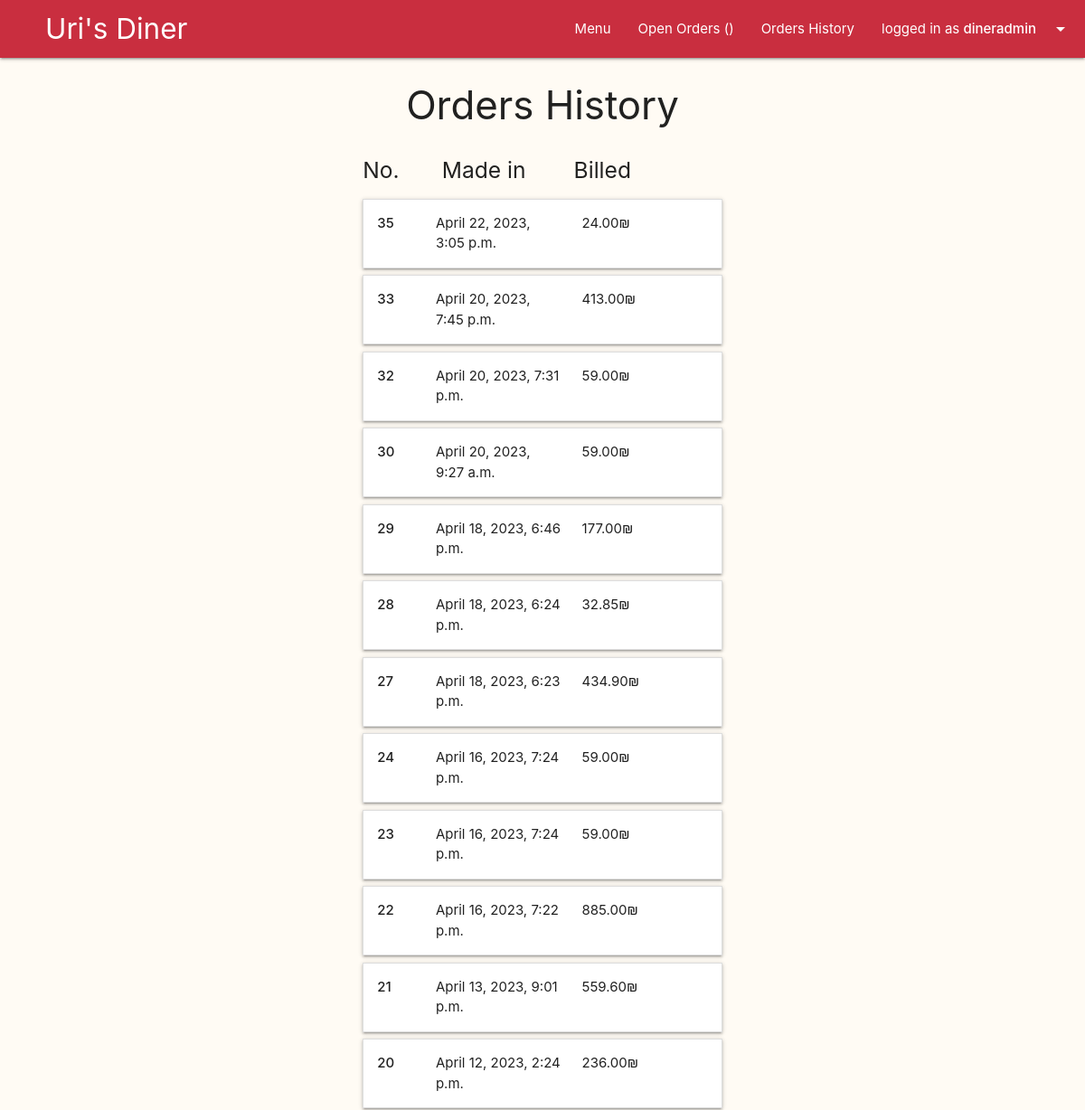
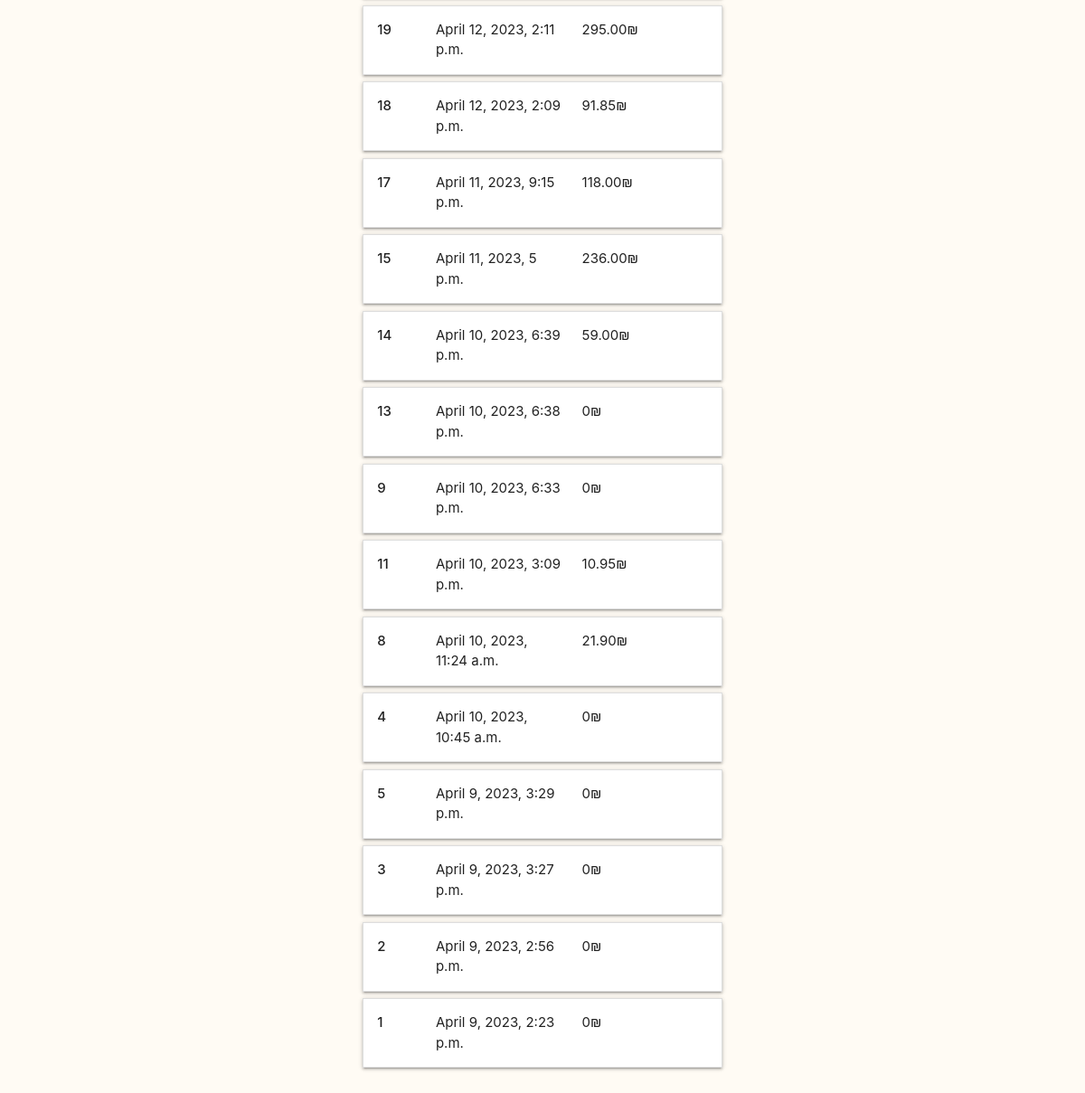
Page /backoffice/orders/history (signed in) on the committed database (2 pictures, top to bottom).
### main/models.py (models this page shows, shortened)
class Cart(models.Model):
    user = models.ForeignKey(User, on_delete=models.CASCADE, blank=False)
    @property
    def total_to_pay(self):
        total = sum(item.item_total for item in self.item_set.all())
        return total

class Delivery(models.Model):
    is_delivered = models.BooleanField(default=False)
    address = models.CharField(max_length=200, blank=False)
    comment = models.CharField(max_length=500, blank=True)
    created = models.DateTimeField(auto_now_add=True)
    order = models.OneToOneField(Cart, primary_key=True, on_delete=models.CASCADE)

class Item(models.Model):
    dish = models.ForeignKey(Dish, on_delete=models.CASCADE, blank=False)
    cart = models.ForeignKey(Cart, on_delete=models.CASCADE, blank=False)
    amount = models.IntegerField(blank=False, default=1)
    @property
    def item_total(self):
        total = self.amount * self.dish.price
        return total

class Dish(models.Model):
    name = models.CharField(max_length=50, blank=False)
    price = models.DecimalField(max_digits=5, decimal_places=2, blank=False)
    description = models.CharField(max_length=300, blank=False)
    is_gluten_free = models.BooleanField(default=False)
    is_vegeterian = models.BooleanField(default=False)
    category = models.ForeignKey(Category, on_delete=models.CASCADE, limit_choices_to={'is_deleted':False})
    is_deleted = models.BooleanField(default=False)
    image_Url = models.URLField(null=True, blank=True)
    image_file = models.ImageField(upload_to=dish_image_path, null=True, blank=True)

### backoffice/views.py (the view)
# urls.py: path('orders/history', views.show_orders_history, name="show_orders_history"),
@staff_member_required(login_url='backoffice_login')
def show_orders_history(request):
    orders_list = sorted(Cart.objects.filter(delivery__is_delivered=True), key=lambda order: order.delivery.created, reverse=True)
    return render(request, 'backoffice/orders_history.html', {'orders_list':orders_list})

### main/context_processors.py (called while the page is built)
def site_wide_data(request):
    try:
        data = {
        'open_orders_number' : len(Cart.objects.filter(delivery__is_delivered=False)),
        'my_open_orders_number' : len(Delivery.objects.filter(order__user=request.user).filter(is_delivered=False)),
        'my_cart_items_number' : len(User.objects.get(id=request.user.id).cart_set.last().item_set.all())
        }
    except:
        data = {}
    return data

### backoffice/templates/backoffice/orders_history.html (shortened to what this page needs)
{% extends 'layouts/backoffice.html' %}
{% block backoffice-content %}
<div class="center-align">
  <h3>Orders History</h3>
</div>
<div class="row">
  <div class="col l6 offset-l3">
    <div class="row no-bottom-margin">
      <div class="col l10">
        <div class="row no-bottom-margin">
          <div class="col l3">
            <h5>No.</h5>
          </div>
          <div class="col l5">
            <h5>Made in</h5>
          </div>
          <div class="col">
            <h5>Billed</h5>
          </div>
        </div>
      </div>
    </div>
    {% for order in orders_list %}
    <div class="row valign-wrapper no-bottom-margin">
      <div class="col l12">
        <ul class="collapsible no-bottom-margin">
          <li>
            <div class="collapsible-header not-flex">
              <div class="row no-bottom-margin">
                <div class="col l2">
                  <div><strong>{{order.delivery.order_id}}</strong></div>
                </div>
                <div class="col l5">
                  <div>{{order.delivery.created}}</div>
                </div>
                <div class="col">
                  <div>{{order.total_to_pay}}₪</div>
                </div>
              </div>
            </div>
          </li>
        </ul>
      </div>
    </div>
    {% endfor %}
  </div>
</div>
{% endblock backoffice-content %}

### templates/common/navbar.html (shortened to what this page needs)
{% load static %}
<nav>
  <div class="nav-wrapper">
    <a href="{% url 'main' %}" class="brand-logo" style="left: 50px"> Uri's Diner</a>
    <ul class="right">
      <li><a href="{% url 'menu_all_categories' %}">Menu</a></li>
      {% if request.user.username %}
      {% if request.user.is_staff == True %}
      <li><a href="{% url 'manage_orders' %}">Open Orders
          ({{open_orders_number}})</a></li>
      <li><a href="{% url 'show_orders_history' %}">Orders History</a></li>
      {% endif %}
      <li><a class="dropdown-trigger" href="#!"
          data-target="user-dropdown">logged in as
          <strong>{{request.user.username}}</strong><i
            class="material-icons right">arrow_drop_down</i></a></li>
      {% else %}
      <li><a href="{% url 'user_login' %}">Log In</a></li>
      <li><a href="{% url 'user_signup' %}">Sign up</a></li>
      {% endif %}
    </ul>
  </div>
</nav>

### static/css/custom.css (style rules this page uses)
body { background-color: #fffbf4; }
.not-flex { display: block; }
.no-bottom-margin { margin-bottom: 0px; }

### rows in the picture
Cart: delivery.order_id "35", delivery.created "April 22, 2023, 3:05 p.m.", total_to_pay "24.00"
Cart: delivery.order_id "33", delivery.created "April 20, 2023, 7:45 p.m.", total_to_pay "413.00"
Cart: delivery.order_id "32", delivery.created "April 20, 2023, 7:31 p.m.", total_to_pay "59.00"
Cart: delivery.order_id "30", delivery.created "April 20, 2023, 9:27 a.m.", total_to_pay "59.00"
Cart: delivery.order_id "29", delivery.created "April 18, 2023, 6:46 p.m.", total_to_pay "177.00"
Cart: delivery.order_id "28", delivery.created "April 18, 2023, 6:24 p.m.", total_to_pay "32.85"
Cart: delivery.order_id "27", delivery.created "April 18, 2023, 6:23 p.m.", total_to_pay "434.90"
Cart: delivery.order_id "24", delivery.created "April 16, 2023, 7:24 p.m.", total_to_pay "59.00"
Cart: delivery.order_id "23", delivery.created "April 16, 2023, 7:24 p.m.", total_to_pay "59.00"
Cart: delivery.order_id "22", delivery.created "April 16, 2023, 7:22 p.m.", total_to_pay "885.00"
Cart: delivery.order_id "21", delivery.created "April 13, 2023, 9:01 p.m.", total_to_pay "559.60"
Cart: delivery.order_id "20", delivery.created "April 12, 2023, 2:24 p.m.", total_to_pay "236.00"
Cart: delivery.order_id "19", delivery.created "April 12, 2023, 2:11 p.m.", total_to_pay "295.00"
Cart: delivery.order_id "18", delivery.created "April 12, 2023, 2:09 p.m.", total_to_pay "91.85"
Cart: delivery.order_id "17", delivery.created "April 11, 2023, 9:15 p.m.", total_to_pay "118.00"
Cart: delivery.order_id "15", delivery.created "April 11, 2023, 5 p.m.", total_to_pay "236.00"
Cart: delivery.order_id "14", delivery.created "April 10, 2023, 6:39 p.m.", total_to_pay "59.00"
Cart: delivery.order_id "13", delivery.created "April 10, 2023, 6:38 p.m.", total_to_pay "0"
Cart: delivery.order_id "9", delivery.created "April 10, 2023, 6:33 p.m.", total_to_pay "0"
Cart: delivery.order_id "11", delivery.created "April 10, 2023, 3:09 p.m.", total_to_pay "10.95"
Cart: delivery.order_id "8", delivery.created "April 10, 2023, 11:24 a.m.", total_to_pay "21.90"
Cart: delivery.order_id "4", delivery.created "April 10, 2023, 10:45 a.m.", total_to_pay "0"
Cart: delivery.order_id "5", delivery.created "April 9, 2023, 3:29 p.m.", total_to_pay "0"
Cart: delivery.order_id "3", delivery.created "April 9, 2023, 3:27 p.m.", total_to_pay "0"
Cart: delivery.order_id "2", delivery.created "April 9, 2023, 2:56 p.m.", total_to_pay "0"
Cart: delivery.order_id "1", delivery.created "April 9, 2023, 2:23 p.m.", total_to_pay "0"

### other values in the picture
{{ request.user.username }} "dineradmin"
